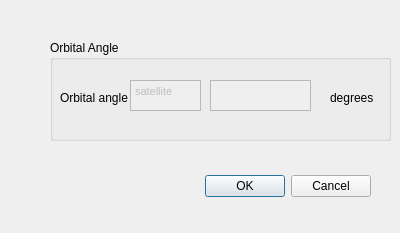
<?xml version="1.0" encoding="UTF-8"?>
<ui version="4.0">
 <class>OrbitalAngle</class>
 <widget class="QDialog" name="OrbitalAngle">
  <property name="geometry">
   <rect>
    <x>0</x>
    <y>0</y>
    <width>400</width>
    <height>233</height>
   </rect>
  </property>
  <property name="windowTitle">
   <string>Orbital Angle</string>
  </property>
  <widget class="QDialogButtonBox" name="buttonBox">
   <property name="geometry">
    <rect>
     <x>30</x>
     <y>170</y>
     <width>341</width>
     <height>32</height>
    </rect>
   </property>
   <property name="orientation">
    <enum>Qt::Horizontal</enum>
   </property>
   <property name="standardButtons">
    <set>QDialogButtonBox::Cancel|QDialogButtonBox::Ok</set>
   </property>
  </widget>
  <widget class="QGroupBox" name="groupBox">
   <property name="geometry">
    <rect>
     <x>50</x>
     <y>40</y>
     <width>341</width>
     <height>101</height>
    </rect>
   </property>
   <property name="title">
    <string>Orbital Angle</string>
   </property>
   <widget class="QLabel" name="label">
    <property name="geometry">
     <rect>
      <x>10</x>
      <y>50</y>
      <width>71</width>
      <height>16</height>
     </rect>
    </property>
    <property name="text">
     <string>Orbital angle</string>
    </property>
   </widget>
   <widget class="QTextEdit" name="txted_angle">
    <property name="enabled">
     <bool>false</bool>
    </property>
    <property name="geometry">
     <rect>
      <x>160</x>
      <y>40</y>
      <width>101</width>
      <height>31</height>
     </rect>
    </property>
   </widget>
   <widget class="QLabel" name="label_2">
    <property name="geometry">
     <rect>
      <x>280</x>
      <y>50</y>
      <width>51</width>
      <height>16</height>
     </rect>
    </property>
    <property name="text">
     <string>degrees</string>
    </property>
   </widget>
   <widget class="QTextEdit" name="txted_sat">
    <property name="enabled">
     <bool>false</bool>
    </property>
    <property name="geometry">
     <rect>
      <x>80</x>
      <y>40</y>
      <width>71</width>
      <height>31</height>
     </rect>
    </property>
    <property name="html">
     <string>&lt;!DOCTYPE HTML PUBLIC &quot;-//W3C//DTD HTML 4.0//EN&quot; &quot;http://www.w3.org/TR/REC-html40/strict.dtd&quot;&gt;
&lt;html&gt;&lt;head&gt;&lt;meta name=&quot;qrichtext&quot; content=&quot;1&quot; /&gt;&lt;style type=&quot;text/css&quot;&gt;
p, li { white-space: pre-wrap; }
&lt;/style&gt;&lt;/head&gt;&lt;body style=&quot; font-family:'MS Shell Dlg 2'; font-size:8.25pt; font-weight:400; font-style:normal;&quot;&gt;
&lt;p style=&quot; margin-top:0px; margin-bottom:0px; margin-left:0px; margin-right:0px; -qt-block-indent:0; text-indent:0px;&quot;&gt;&lt;span style=&quot; font-size:8pt;&quot;&gt;satellite&lt;/span&gt;&lt;/p&gt;&lt;/body&gt;&lt;/html&gt;</string>
    </property>
   </widget>
  </widget>
 </widget>
 <resources/>
 <connections>
  <connection>
   <sender>buttonBox</sender>
   <signal>accepted()</signal>
   <receiver>OrbitalAngle</receiver>
   <slot>accept()</slot>
   <hints>
    <hint type="sourcelabel">
     <x>248</x>
     <y>254</y>
    </hint>
    <hint type="destinationlabel">
     <x>157</x>
     <y>274</y>
    </hint>
   </hints>
  </connection>
  <connection>
   <sender>buttonBox</sender>
   <signal>rejected()</signal>
   <receiver>OrbitalAngle</receiver>
   <slot>reject()</slot>
   <hints>
    <hint type="sourcelabel">
     <x>316</x>
     <y>260</y>
    </hint>
    <hint type="destinationlabel">
     <x>286</x>
     <y>274</y>
    </hint>
   </hints>
  </connection>
 </connections>
</ui>
